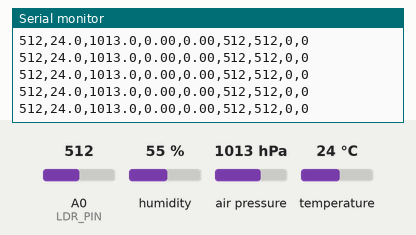
Recording of a sketch running on a simulated Arduino Uno, built with avr-gcc and run on an emulated ATmega328P. On the bench: the last lines printed to the serial monitor. The test bench sets the inputs (shaded band); at power-on: air pressure 1013 hPa, temperature 24 °C, A0 (LDR_PIN) = 512, humidity 55 %.

Above: at 3.2 s.
3.3 s: air pressure set to 952 hPa
At 4.0 s:
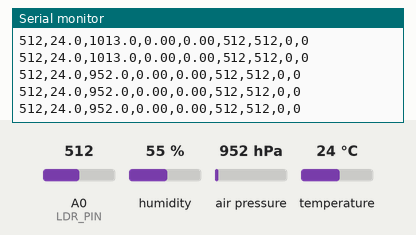
4.8 s: temperature set to 12 °C
At 6.25 s:
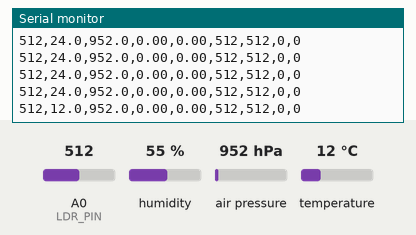
6.3 s: A0 (LDR_PIN) set to 716
At 6.45 s:
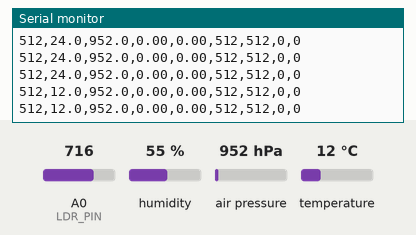
7.8 s: air pressure set to 975 hPa
At 8.08 s:
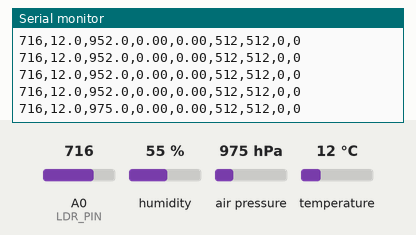
9.3 s: temperature set to 19 °C
At 10.11 s:
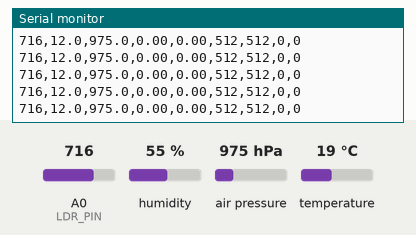
10.8 s: A0 (LDR_PIN) set to 810
At 10.93 s:
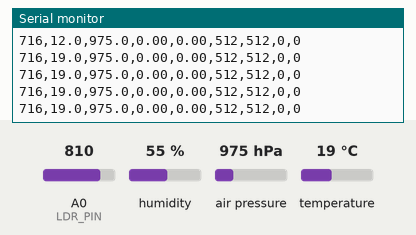
Timing chart, 0 to 13.3 s (numbered marks = the images above; inputs shaded):
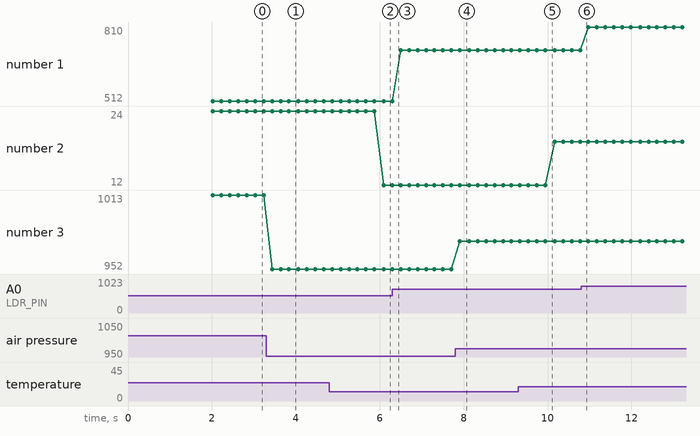

The sketch:

neo_sensors.ino
```cpp
// ============================================================
//  NEO — Minimal Sensor Firmware
//  Reads 3 physical sensors and sends CSV to Python server.
//
//  TX format (115200 baud, every 200 ms):
//    "light,temp_c,pressure_hpa,0.00,0.00,512,512,0,0\n"
//
//  Sensors:
//    LDR      A0        (photoresistor, raw 0-1023)
//    DHT11    pin 9     (temperature °C)
//    BMP180   I2C 0x77  (pressure hPa)
//
//  Required libraries (Arduino Library Manager):
//    Adafruit BMP085 Unified
//    DHT sensor library (Adafruit)
// ============================================================

#include <Wire.h>
#include <Adafruit_BMP085.h>
#include <DHT.h>

#define LDR_PIN   A0
#define DHT_PIN   9
#define DHT_TYPE  DHT11

Adafruit_BMP085 bmp;
DHT             dht(DHT_PIN, DHT_TYPE);

bool bmpOk = false;

void setup() {
    Serial.begin(115200);
    dht.begin();
    bmpOk = bmp.begin();
    delay(2000);   // DHT11 stabilise
}

void loop() {
    int   light    = analogRead(LDR_PIN);

    float temp_c   = dht.readTemperature();
    if (isnan(temp_c)) temp_c = 25.0;

    float pres_hpa = bmpOk ? bmp.readPressure() / 100.0 : 1013.25;
    if (pres_hpa < 800.0 || pres_hpa > 1100.0) pres_hpa = 1013.25;

    // CSV: light,temp_c,pressure_hpa,solar_ma,load_ma,pot1,pot2,tilt,button
    Serial.print(light);         Serial.print(',');
    Serial.print(temp_c,   1);   Serial.print(',');
    Serial.print(pres_hpa, 1);   Serial.print(',');
    Serial.print("0.00,0.00,512,512,0,0");
    Serial.println();

    delay(200);
}
```

Measured:
- after the input at 3.3 s, the serial monitor: prints a new line after 0.13 s (image 1)
- after the input at 4.8 s, the serial monitor: prints a new line after 1.3 s (image 2)
- after the input at 7.8 s, the serial monitor: prints a new line after 0.11 s (image 4)
- plotted number 1: 512 → 716 after the input at 6.3 s, 716 → 810 after the input at 10.8 s
- plotted number 2: 24 → 12 after the input at 4.8 s, 12 → 19 after the input at 9.3 s
- plotted number 3: 1013 → 952 after the input at 3.3 s, 952 → 975 after the input at 7.8 s
